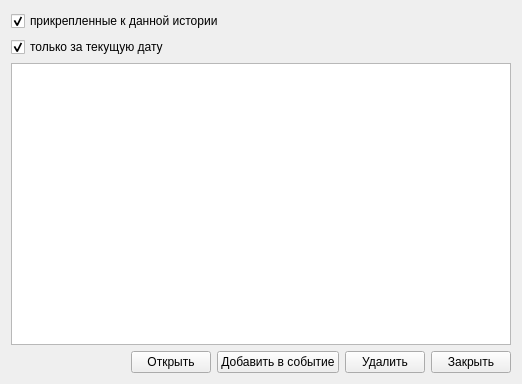
<?xml version="1.0" encoding="UTF-8"?>
<ui version="4.0">
 <class>RelatedActionListPage</class>
 <widget class="QWidget" name="RelatedActionListPage">
  <property name="geometry">
   <rect>
    <x>0</x>
    <y>0</y>
    <width>522</width>
    <height>384</height>
   </rect>
  </property>
  <property name="windowTitle">
   <string>Form</string>
  </property>
  <layout class="QVBoxLayout" name="verticalLayout">
   <item>
    <widget class="QCheckBox" name="chkCurrentEvent">
     <property name="text">
      <string>прикрепленные к данной истории</string>
     </property>
     <property name="checked">
      <bool>true</bool>
     </property>
    </widget>
   </item>
   <item>
    <widget class="QCheckBox" name="chkCurrentDate">
     <property name="text">
      <string>только за текущую дату</string>
     </property>
     <property name="checked">
      <bool>true</bool>
     </property>
    </widget>
   </item>
   <item>
    <widget class="CTableView" name="tblRelatedActionList">
     <property name="selectionMode">
      <enum>QAbstractItemView::ExtendedSelection</enum>
     </property>
    </widget>
   </item>
   <item>
    <layout class="QHBoxLayout" name="horizontalLayout">
     <item>
      <spacer name="horizontalSpacer">
       <property name="orientation">
        <enum>Qt::Horizontal</enum>
       </property>
       <property name="sizeHint" stdset="0">
        <size>
         <width>221</width>
         <height>20</height>
        </size>
       </property>
      </spacer>
     </item>
     <item>
      <widget class="QPushButton" name="btnOpen">
       <property name="text">
        <string>Открыть</string>
       </property>
      </widget>
     </item>
     <item>
      <widget class="QPushButton" name="btnAdd">
       <property name="text">
        <string>Добавить в событие</string>
       </property>
      </widget>
     </item>
     <item>
      <widget class="QPushButton" name="btnDel">
       <property name="text">
        <string>Удалить</string>
       </property>
      </widget>
     </item>
     <item>
      <widget class="QPushButton" name="btnClose">
       <property name="text">
        <string>Закрыть</string>
       </property>
      </widget>
     </item>
    </layout>
   </item>
  </layout>
 </widget>
 <customwidgets>
  <customwidget>
   <class>CTableView</class>
   <extends>QTableView</extends>
   <header>library/TableView.h</header>
  </customwidget>
 </customwidgets>
 <resources/>
 <connections/>
</ui>
